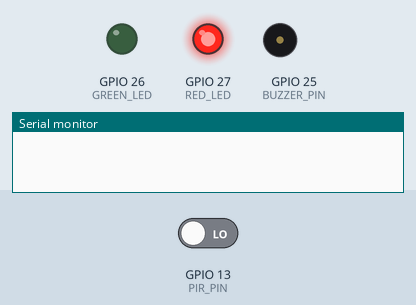
Simulated run of this sketch. Board: ESP32. Shown: output pins drawn as LEDs (lit = HIGH), buzzer (waves = sounding, pin HIGH), the last lines printed to the serial monitor. The test bench sets the inputs (shaded band); at power-on: GPIO 13 (PIR_PIN) LOW. WiFi joins after 1.5 s; servers stay silent unless stated.

Above: at 3.0 s.
3.1 s: GPIO 13 (PIR_PIN) driven HIGH
At 3.9 s:
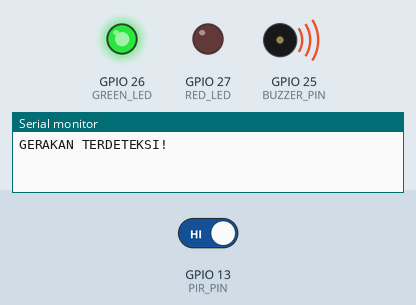
4.8 s: GPIO 13 (PIR_PIN) driven LOW
At 6.2 s:
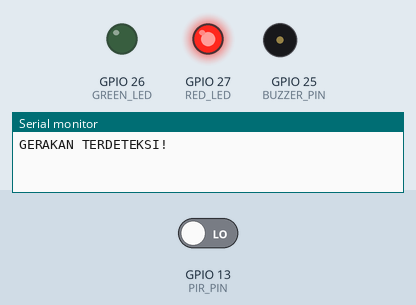
Timing chart, 0 to 7.8 s (numbered marks = the images above; inputs shaded):
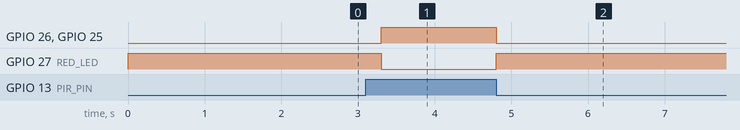

The sketch:

sketch.ino
```cpp
#define BLYNK_TEMPLATE_ID "TMPL6jXU10icr"
#define BLYNK_TEMPLATE_NAME "SISTEM KEAMANAN AREA TERLARANG"
#define BLYNK_AUTH_TOKEN "v-AsSht06cfHb7c1954C6c6LZFeI8Qor"

#define BLYNK_PRINT Serial

#include <WiFi.h>
#include <BlynkSimpleEsp32.h>

char ssid[] = "Wokwi-GUEST";
char pass[] = "";

#define PIR_PIN      13
#define BUZZER_PIN   25
#define GREEN_LED    26
#define RED_LED      27

BlynkTimer timer;

int counter = 0;
bool lastState = LOW;

void sendSensor() {

  bool motion = digitalRead(PIR_PIN);

  if (motion == HIGH) {

    // BAHAYA
    digitalWrite(GREEN_LED, HIGH);
    digitalWrite(RED_LED, LOW);
    digitalWrite(BUZZER_PIN, HIGH);

    if (lastState == LOW) {

      counter++;

      Serial.println("GERAKAN TERDETEKSI!");

      Blynk.virtualWrite(V0, "BAHAYA");
      Blynk.virtualWrite(V1, 1);
      Blynk.virtualWrite(V2, counter);

      lastState = HIGH;
    }

  } else {

    // AMAN
    digitalWrite(GREEN_LED, LOW);
    digitalWrite(RED_LED, HIGH);
    digitalWrite(BUZZER_PIN, LOW);

    Blynk.virtualWrite(V0, "AMAN");
    Blynk.virtualWrite(V1, 0);

    lastState = LOW;
  }
}

void setup() {

  Serial.begin(115200);

  pinMode(PIR_PIN, INPUT);
  pinMode(BUZZER_PIN, OUTPUT);
  pinMode(GREEN_LED, OUTPUT);
  pinMode(RED_LED, OUTPUT);

  // Kondisi awal: AMAN
  digitalWrite(GREEN_LED, LOW);
  digitalWrite(RED_LED, HIGH);
  digitalWrite(BUZZER_PIN, LOW);

  Blynk.begin(BLYNK_AUTH_TOKEN, ssid, pass);

  timer.setInterval(500L, sendSensor);
}

void loop() {

  Blynk.run();
  timer.run();

}
```

Measured:
- after the input at 3.1 s, GPIO 26 (GREEN_LED), GPIO 25 (BUZZER_PIN): LOW → HIGH after 0.20 s; GPIO 27 (RED_LED): HIGH → LOW after 0.20 s
- after the input at 4.8 s, GPIO 26 (GREEN_LED), GPIO 25 (BUZZER_PIN): HIGH → LOW at once; GPIO 27 (RED_LED): LOW → HIGH at once
